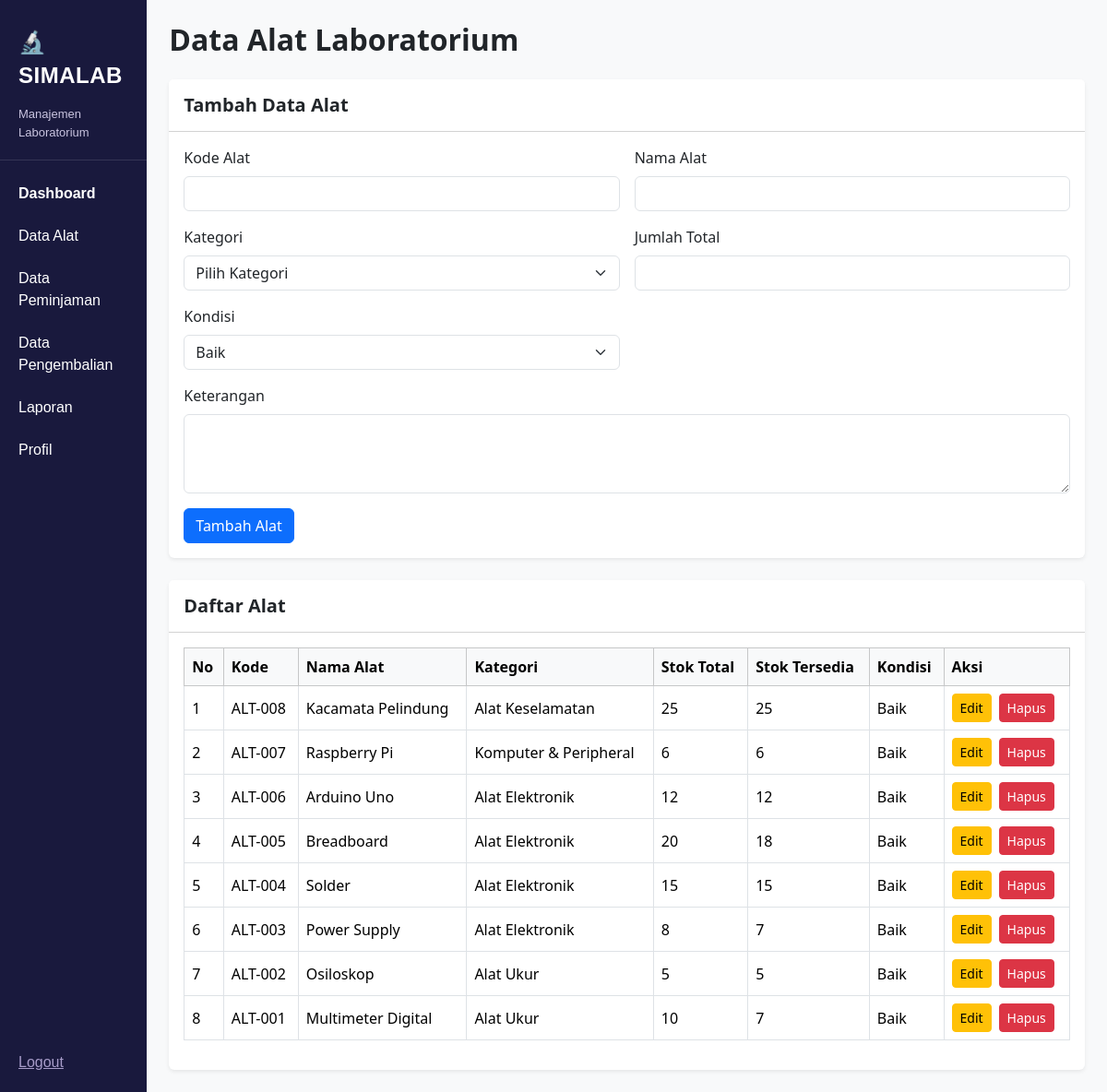
Screenshot of /admin/alat.php (signed in) with the database file from the repository.
### tables this page shows
CREATE TABLE `alat` (
  `id` int(11) NOT NULL,
  `kode_alat` varchar(20) NOT NULL,
  `nama_alat` varchar(150) NOT NULL,
  `kategori_id` int(11) DEFAULT NULL,
  `jumlah_total` int(11) NOT NULL DEFAULT 0,
  `jumlah_tersedia` int(11) NOT NULL DEFAULT 0,
  `kondisi` enum('Baik','Rusak Ringan','Rusak Berat') DEFAULT 'Baik',
  `keterangan` text DEFAULT NULL,
  `created_at` timestamp NOT NULL DEFAULT current_timestamp(),
  `updated_at` timestamp NOT NULL DEFAULT current_timestamp() ON UPDATE current_timestamp()
);

CREATE TABLE `kategori` (
  `id` int(11) NOT NULL,
  `nama_kategori` varchar(100) NOT NULL,
  `created_at` timestamp NOT NULL DEFAULT current_timestamp()
);

### admin/alat.php (the view, shortened to what this page needs)
<?php
include "../config/koneksi.php";
$queryAlat = mysqli_query($connect, "
    SELECT alat.*, kategori.nama_kategori
    FROM alat
    LEFT JOIN kategori ON alat.kategori_id = kategori.id
    ORDER BY alat.id DESC
");
$dataEdit = null;
?>
<!DOCTYPE html>
<html lang="id">
<head>
    <link href="https://cdn.jsdelivr.net/npm/bootstrap@5.3.8/dist/css/bootstrap.min.css" rel="stylesheet">
    <link rel="stylesheet" href="../style.css">
</head>
<body class="bg-light">
<div class="d-flex min-vh-100">
    <?php include 'sidebar.php'; ?>
    <main class="flex-grow-1 p-4" style="min-width: 0;">
        <h2 class="fw-bold mb-4">Data Alat Laboratorium</h2>
        <div class="card border-0 shadow-sm mb-4">
            <div class="card-header bg-white py-3">
                <h5 class="fw-bold mb-0">
                    <?php echo $dataEdit ? "Edit Data Alat" : "Tambah Data Alat"; ?>
                </h5>
            </div>
            <div class="card-body">
                <form method="POST">
                    <div class="row g-3">
                        <div class="col-md-6">
                            <label class="form-label">Kode Alat</label>
                            <input type="text" name="kode_alat"
                                class="form-control" required
                                value="<?php echo htmlspecialchars($dataEdit['kode_alat'] ?? ''); ?>">
                        </div>
                        <div class="col-md-6">
                            <label class="form-label">Nama Alat</label>
                            <input type="text" name="nama_alat"
                                class="form-control" required
                                value="<?php echo htmlspecialchars($dataEdit['nama_alat'] ?? ''); ?>">
                        </div>
                        <div class="col-md-6">
                            <label class="form-label">Kategori</label>
                            <select name="kategori_id" class="form-select" required>
                                <option value="">Pilih Kategori</option>
                            </select>
                        </div>
                        <div class="col-md-6">
                            <label class="form-label">Jumlah Total</label>
                            <input type="number" name="jumlah_total"
                                class="form-control" min="0" required
                                value="<?php echo htmlspecialchars($dataEdit['jumlah_total'] ?? ''); ?>">
                        </div>
                        <div class="col-md-6">
                            <label class="form-label">Kondisi</label>
                            <select name="kondisi" class="form-select" required>
                                <?php
                                $kondisiPilihan = ['Baik', 'Rusak Ringan', 'Rusak Berat'];
                                foreach ($kondisiPilihan as $kondisi) {
                                    $selected = ($dataEdit && $dataEdit['kondisi'] == $kondisi)
                                        ? 'selected' : '';
                                    echo "<option value='$kondisi' $selected>$kondisi</option>";
                                }
                                ?>
                            </select>
                        </div>
                        <div class="col-12">
                            <label class="form-label">Keterangan</label>
                            <textarea name="keterangan" class="form-control" rows="3"><?php
                            ?></textarea>
                        </div>
                        <div class="col-12">
                            <?php if ($dataEdit) { ?>
                                <button type="submit" name="edit" class="btn btn-primary">
                                    Simpan Perubahan
                                </button>
                                <a href="alat.php" class="btn btn-secondary">
                                    Batal
                                </a>
                            <?php } else { ?>
                                <button type="submit" name="tambah" class="btn btn-primary">
                                    Tambah Alat
                                </button>
                            <?php } ?>
                        </div>
                    </div>
                </form>
            </div>
        </div>
        <div class="card border-0 shadow-sm">
            <div class="card-header bg-white py-3">
                <h5 class="fw-bold mb-0">Daftar Alat</h5>
            </div>
            <div class="card-body">
                <div class="table-responsive">
                    <table class="table table-bordered table-hover align-middle">
                        <thead class="table-light">
                            <tr>
                                <th>No</th>
                                <th>Kode</th>
                                <th>Nama Alat</th>
                                <th>Kategori</th>
                                <th>Stok Total</th>
                                <th>Stok Tersedia</th>
                                <th>Kondisi</th>
                                <th>Aksi</th>
                            </tr>
                        </thead>
                        <tbody>
                            <?php
                            $no = 1;
                            while ($data = mysqli_fetch_assoc($queryAlat)) {
                            ?>
                                <tr>
                                    <td><?php echo $no++; ?></td>
                                    <td>
                                        <?php echo htmlspecialchars($data['kode_alat']); ?>
                                    </td>
                                    <td>
                                        <?php echo htmlspecialchars($data['nama_alat']); ?>
                                    </td>
                                    <td>
                                        <?php echo htmlspecialchars($data['nama_kategori'] ?? '-'); ?>
                                    </td>
                                    <td><?php echo $data['jumlah_total']; ?></td>
                                    <td><?php echo $data['jumlah_tersedia']; ?></td>
                                    <td>
                                        <?php echo htmlspecialchars($data['kondisi']); ?>
                                    </td>
                                    <td>
                                        <div class="d-flex gap-2">
                                            <a href="alat.php?edit=<?php echo $data['id']; ?>"
                                               class="btn btn-warning btn-sm">
                                                Edit
                                            </a>
                                            <a href="alat.php?hapus=<?php echo $data['id']; ?>"
                                               class="btn btn-danger btn-sm"
                                               onclick="return confirm('Yakin ingin menghapus alat ini?')">
                                                Hapus
                                            </a>
                                        </div>
                                    </td>
                                </tr>
                            <?php } ?>
                        </tbody>
                    </table>
                </div>
            </div>
        </div>
    </main>
</div>
</body>
</html>

### admin/sidebar.php
       <aside class="sidebar">
             <div class="sidebar-header">
                <div class="brand">
                    <span class="brand-title">🔬 SIMALAB</span>
                </div>
                <small class="brand-subtitle">Manajemen Laboratorium</small>
             </div>
             <nav class="sidebar-menu">
                <a href="../admin/index.php" class="active">Dashboard</a>
                <a href="../admin/alat.php">Data Alat</a>
                <a href="../admin/peminjaman.php">Data Peminjaman</a>
                <a href="../admin/pengembalian.php">Data Pengembalian</a>
                <a href="../admin/laporan.php">Laporan</a>
                <a href="../admin/profil.php">Profil</a>
            </nav>
            <a href="../auth/logout.php" class="logout" onclick="return confirm('Yakin ingin keluar?')">Logout</a>
</aside>

### style.css (style rules this page uses)
.sidebar { width: 260px; min-height: 100vh; background: #19193d; color: #fff; display: flex; flex-direction: column; font-family: Arial, sans-serif; }
.sidebar-header { padding: 28px 20px 20px; border-bottom: 1px solid rgba(255, 255, 255, 0.12); }
.brand { display: flex; align-items: center; gap: 10px; }
.brand-title { font-size: 24px; font-weight: 700; letter-spacing: 0.5px; }
.brand-subtitle { display: block; margin-top: 14px; font-size: 13px; color: #c9c4e0; }
.sidebar-menu { display: flex; flex-direction: column; padding: 24px 20px; gap: 22px; }
.sidebar-menu a { color: #fff; text-decoration: none; font-size: 16px; }
.sidebar-menu a.active { font-weight: 700; }
.logout { margin-top: auto; padding: 20px; color: #a79cc9; text-decoration: underline; font-size: 16px; }

### rows the page displays
alat: kode_alat "ALT-008", nama_alat "Kacamata Pelindung", kategori.nama_kategori "Alat Keselamatan", jumlah_total "25", jumlah_tersedia "25", kondisi "Baik"
alat: kode_alat "ALT-007", nama_alat "Raspberry Pi", kategori.nama_kategori "Komputer & Peripheral", jumlah_total "6", jumlah_tersedia "6", kondisi "Baik"
alat: kode_alat "ALT-006", nama_alat "Arduino Uno", kategori.nama_kategori "Alat Elektronik", jumlah_total "12", jumlah_tersedia "12", kondisi "Baik"
alat: kode_alat "ALT-005", nama_alat "Breadboard", kategori.nama_kategori "Alat Elektronik", jumlah_total "20", jumlah_tersedia "18", kondisi "Baik"
alat: kode_alat "ALT-004", nama_alat "Solder", kategori.nama_kategori "Alat Elektronik", jumlah_total "15", jumlah_tersedia "15", kondisi "Baik"
alat: kode_alat "ALT-003", nama_alat "Power Supply", kategori.nama_kategori "Alat Elektronik", jumlah_total "8", jumlah_tersedia "7", kondisi "Baik"
alat: kode_alat "ALT-002", nama_alat "Osiloskop", kategori.nama_kategori "Alat Ukur", jumlah_total "5", jumlah_tersedia "5", kondisi "Baik"
alat: kode_alat "ALT-001", nama_alat "Multimeter Digital", kategori.nama_kategori "Alat Ukur", jumlah_total "10", jumlah_tersedia "7", kondisi "Baik"

### other values shown
form field kondisi "Baik"
